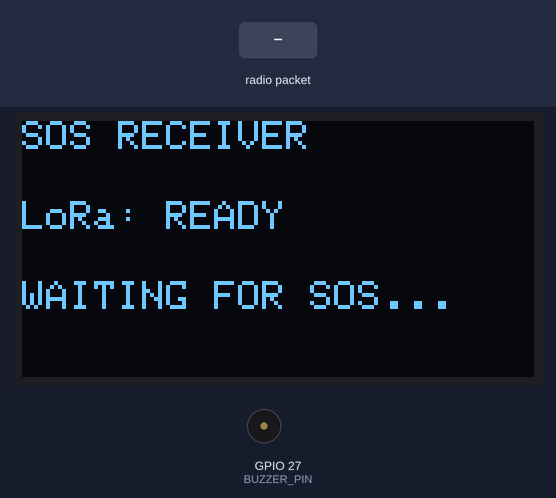
A sketch run on a simulated ESP32. Parts: 128×64 one-colour display, buzzer (waves = sounding, pin HIGH). Inputs (shaded band) come from the test bench. No radio packets arrive unless stated; what the sketch prints to the serial monitor is not drawn. At 4.8 s the program restarts the board; the recording ends there.

Above: at 2.2 s.
2.3 s: radio packet "SOS" arrives
At 3.0 s:
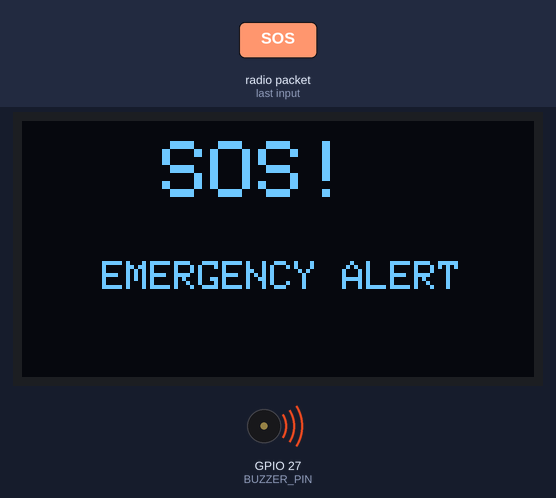
At 4.57 s:
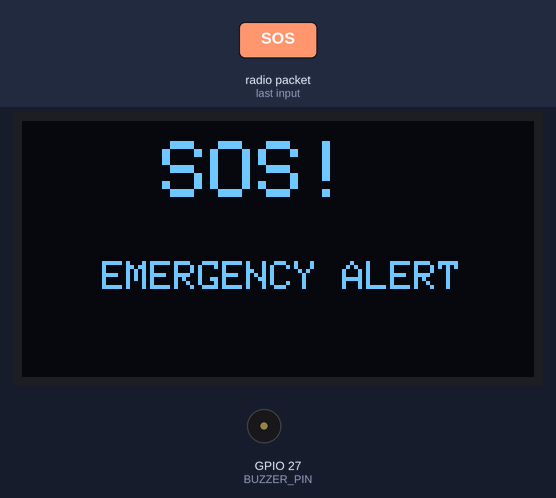
Timing chart, 0 to 4.8 s (numbered marks = the images above; inputs shaded):
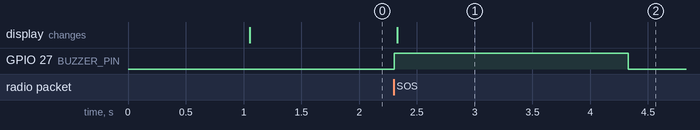

Measured:
- after the input at 2.3 s, GPIO 27 (BUZZER_PIN): LOW → HIGH at once, → LOW 2.0 s later; the display: changes at once (image 1)

The sketch:

transmetter-node-code.ino
```cpp
#include <Arduino.h>
#include <SPI.h>
#include <LoRa.h>
#include <Wire.h>
#include <Adafruit_GFX.h>
#include <Adafruit_SSD1306.h>

// ============================================================
//                        LORA PINS
// ============================================================

#define LORA_SS     5
#define LORA_RST    14
#define LORA_DIO0   26

#define LORA_SCK    18
#define LORA_MISO   19
#define LORA_MOSI   23

// ============================================================
//                        OLED PINS
// ============================================================

#define OLED_SDA    21
#define OLED_SCL    22

#define SCREEN_WIDTH 128
#define SCREEN_HEIGHT 64
#define OLED_RESET   -1
#define OLED_ADDRESS 0x3C

// ============================================================
//                        BUZZER
// ============================================================

#define BUZZER_PIN  27

// ============================================================
//                        LORA SETTINGS
// ============================================================

#define LORA_FREQUENCY 433E6

#define LORA_SF 7
#define LORA_BW 125E3
#define LORA_CR 5

// ============================================================
//                        OLED
// ============================================================

Adafruit_SSD1306 display(
  SCREEN_WIDTH,
  SCREEN_HEIGHT,
  &Wire,
  OLED_RESET
);

// ============================================================
//                        READY SCREEN
// ============================================================

void showReady()
{
  display.clearDisplay();

  display.setTextColor(SSD1306_WHITE);
  display.setTextSize(1);

  display.setCursor(0, 0);
  display.println("SOS RECEIVER");

  display.setCursor(0, 20);
  display.println("LoRa: READY");

  display.setCursor(0, 40);
  display.println("WAITING FOR SOS...");

  display.display();
}

// ============================================================
//                        SOS SCREEN
// ============================================================

void showSOS()
{
  display.clearDisplay();

  display.setTextColor(SSD1306_WHITE);

  display.setTextSize(2);

  display.setCursor(35, 5);
  display.println("SOS!");

  display.setTextSize(1);

  display.setCursor(20, 35);
  display.println("EMERGENCY ALERT");

  display.display();
}

// ============================================================
//                        SETUP
// ============================================================

void setup()
{
  Serial.begin(115200);

  delay(1000);

  // ----------------------------------------------------------
  // BUZZER
  // ----------------------------------------------------------

  pinMode(BUZZER_PIN, OUTPUT);

  // Buzzer OFF initially
  digitalWrite(BUZZER_PIN, LOW);

  // ----------------------------------------------------------
  // OLED
  // ----------------------------------------------------------

  Wire.begin(
    OLED_SDA,
    OLED_SCL
  );

  if (!display.begin(
        SSD1306_SWITCHCAPVCC,
        OLED_ADDRESS))
  {
    Serial.println("OLED ERROR!");

    while (true)
    {
      delay(1000);
    }
  }

  showReady();

  // ----------------------------------------------------------
  // SPI
  // ----------------------------------------------------------

  SPI.begin(
    LORA_SCK,
    LORA_MISO,
    LORA_MOSI,
    LORA_SS
  );

  // ----------------------------------------------------------
  // LoRa pins
  // ----------------------------------------------------------

  LoRa.setPins(
    LORA_SS,
    LORA_RST,
    LORA_DIO0
  );

  // ----------------------------------------------------------
  // Start LoRa
  // ----------------------------------------------------------

  Serial.println("Starting LoRa...");

  if (!LoRa.begin(LORA_FREQUENCY))
  {
    Serial.println("LORA FAILED!");

    while (true)
    {
      delay(1000);
    }
  }

  // ----------------------------------------------------------
  // SAME SETTINGS AS TRANSMITTER
  // ----------------------------------------------------------

  LoRa.setSpreadingFactor(LORA_SF);

  LoRa.setSignalBandwidth(LORA_BW);

  LoRa.setCodingRate4(LORA_CR);

  Serial.println("LoRa READY");
  Serial.println("Waiting for SOS...");

  // Start receiving
  LoRa.receive();
}

// ============================================================
//                        LOOP
// ============================================================

void loop()
{
  int packetSize = LoRa.parsePacket();

  if (packetSize > 0)
  {
    String message = "";

    while (LoRa.available())
    {
      message += (char)LoRa.read();
    }

    Serial.print("Received: ");
    Serial.println(message);

    // ========================================================
    //                    SOS RECEIVED
    // ========================================================

    if (message == "SOS")
    {
      Serial.println("!!! SOS RECEIVED !!!");

      // ------------------------------------------------------
      // BUZZER ON
      // ------------------------------------------------------

      digitalWrite(BUZZER_PIN, HIGH);

      // OLED SOS
      showSOS();

      // Buzzer ON for 2 seconds
      delay(2000);

      // Buzzer OFF
      digitalWrite(BUZZER_PIN, LOW);

      Serial.println("Resetting receiver...");

      delay(500);

      // Reset ESP32
      ESP.restart();
    }

    // If not SOS, continue listening
    LoRa.receive();
  }

  delay(5);
}
```
